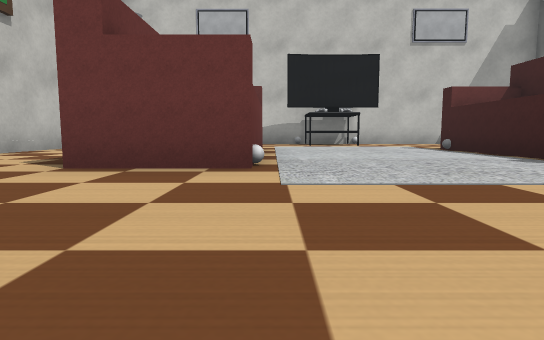
View 1 (above)

15 first-person views from a walk through a world built for the Webots simulator. The camera is 0.17 m above the floor, tilts 6° down and sees 75° across. The floor is counted in squares, 0.5 m on a side. Each view is taken from the middle of a square. On the plan, view 1 faces up. The plan holds only what a view shows up to about 9 squares ahead; the rest is blank. The robots in the file are not drawn. Webots' stock objects and surfaces are drawn as simple stand-ins.

View 2
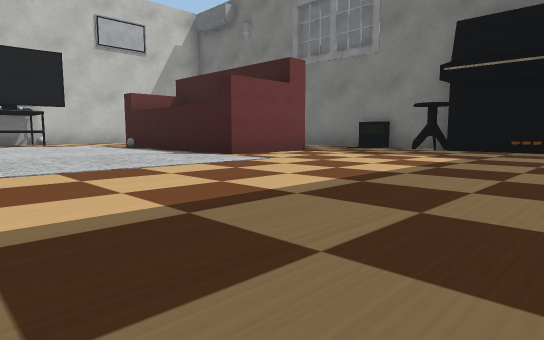

View 3
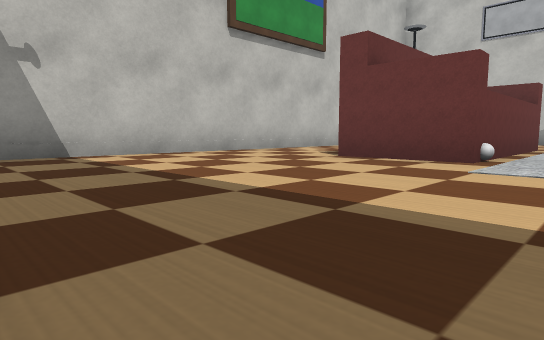

View 4
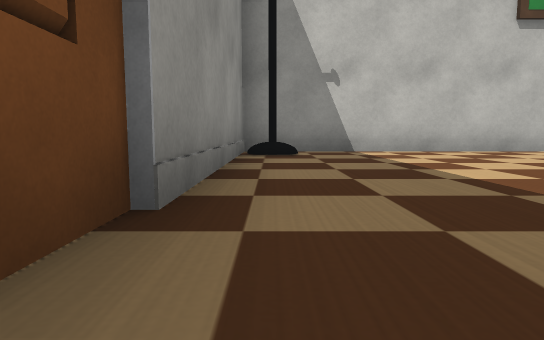

View 5
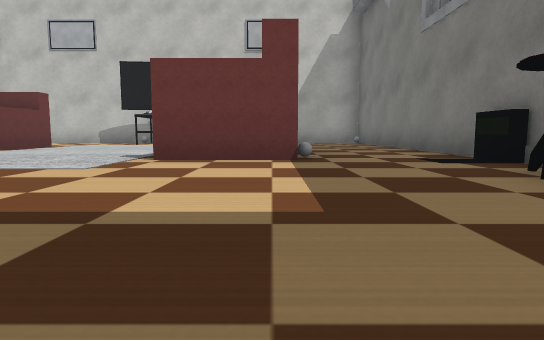

View 6
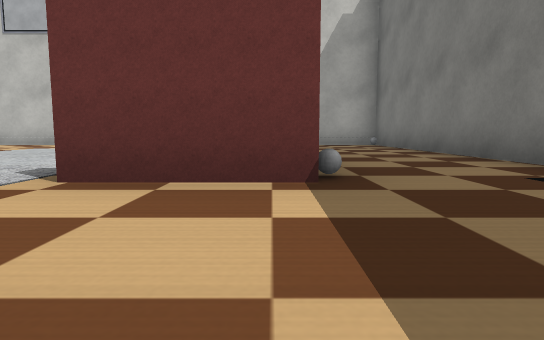

View 7
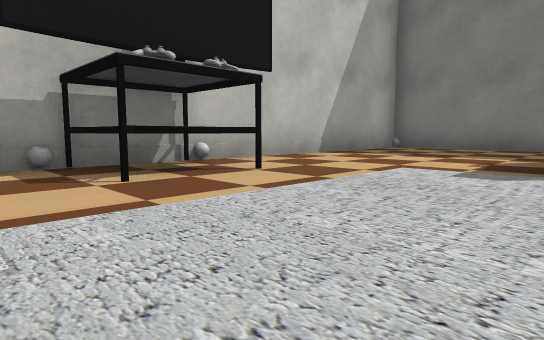

View 8
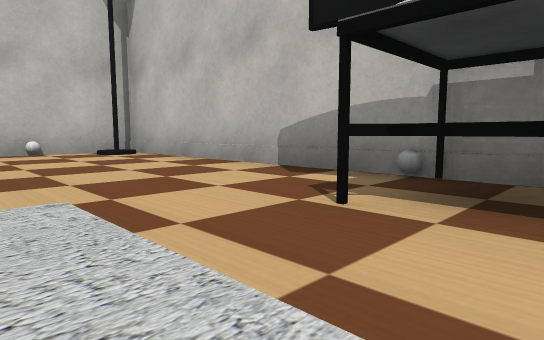

View 9
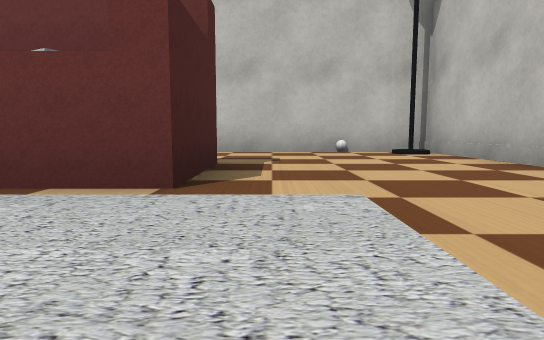

View 10
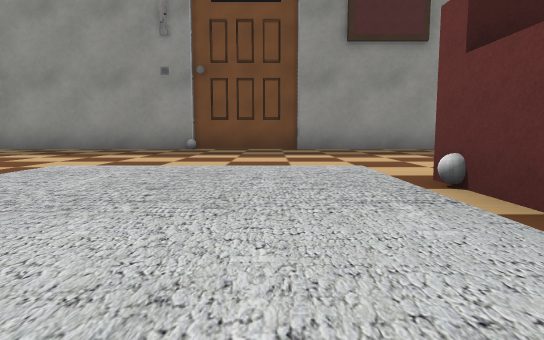

View 11
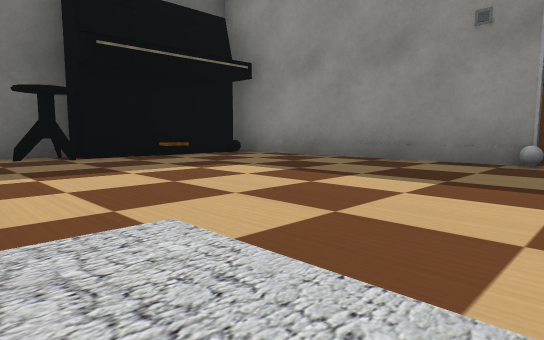

View 12
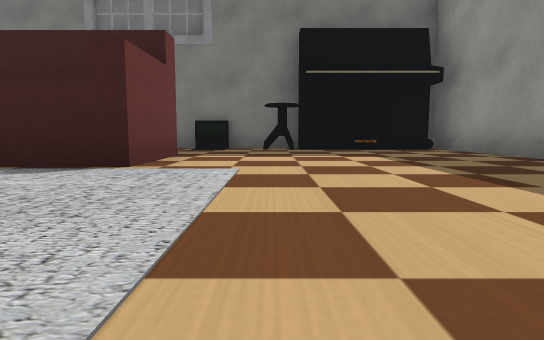

View 13
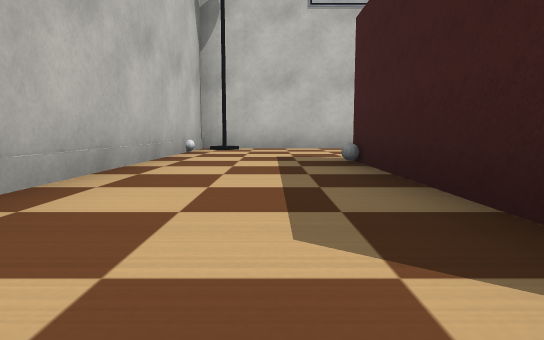

View 14
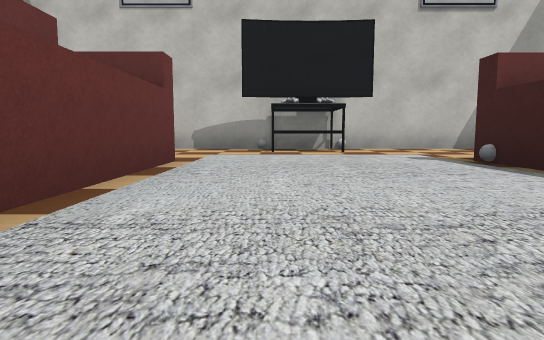

View 15
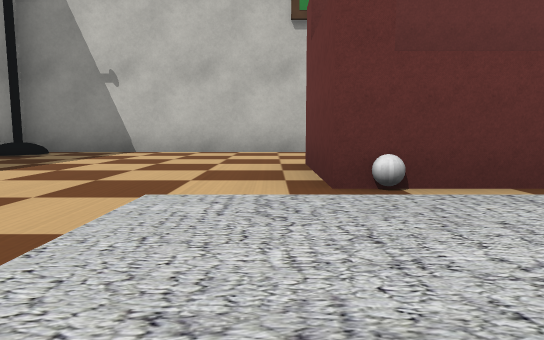

### Floor plan
Points are (right, up) in squares from view 1. A wall is a line through its corners. A room is listed if a view was taken in it or the views show most of it. See-through windows are left out.
Room 1 (views 1, 2, 3, 4, 5, 6, 7, 8, 9, 10, 11, 12, 13, 14, 15)
walls: (2.1, 9.7) (1.2, 9.7) (1.2, 10.6); (6.9, 1.5) (7.3, 1.8) (7.3, 2.2); (7.9, 3.6) (7.9, 10.8) (-4.5, 10.8) (-4.5, -1.6) (7.9, -1.6); (7.7, 2.9) (7.7, 3.8); (7.1, -0.5) (7.1, 1.4) (7.9, 1.4) (7.9, 3)
low walls: (6.9, -0.1) (6.9, 0.4)
objects: white ball (-4, 9); sofa (-2, 4) to (-1, 7); white ball (-2, 7); white ball (0, 4); white ball (3, -1); white ball (3, 7); white ball (3, 11); sofa (4, 4) to (5, 7); white ball (5, 4); other object (7, -1)

Positions as (right, up) in squares from view 1, and headings:
1: (0, 0), facing up
2: (0, -1), facing up-right
3: (1, -1), facing up-left
4: (2, -1), facing left
5: (5, -1), facing up
6: (5, 1), facing up
7: (0, 7), facing up-right
8: (2, 8), facing up-left
9: (2, 8), facing left
10: (1, 6), facing down
11: (2, 3), facing down-right
12: (0, 2), facing right
13: (-3, 3), facing up
14: (1, 3), facing up
15: (2, 3), facing left
